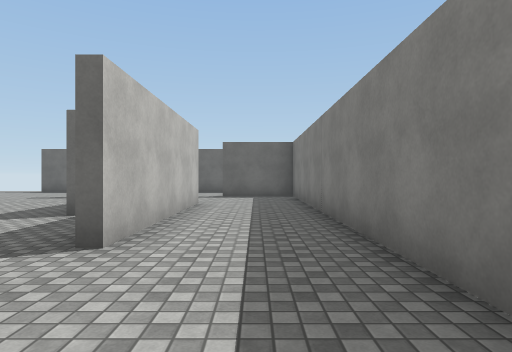
view 1 (above)

16 first-person views from a walk through a 3-D level made in the Unity game engine. The camera is 1.3 m above the floor, looks level and sees 75° across. The floor is counted in squares, 2 m on a side. Each view is taken from the middle of a square. On the plan, view 1 faces up. The plan holds only what a view shows up to about 10 squares ahead; the rest is blank. Surface patterns are stand-ins for the level's own textures.

view 2
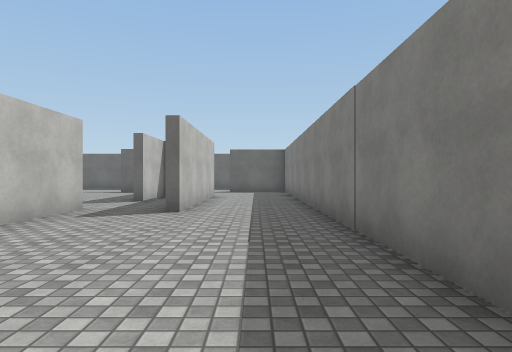

view 3
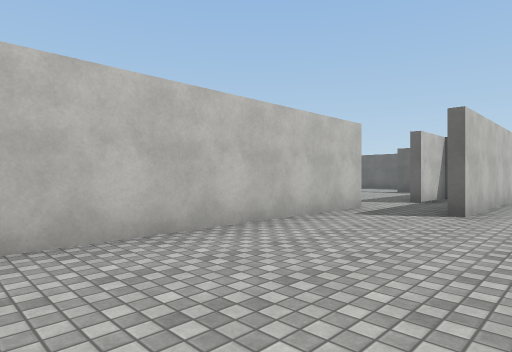

view 4
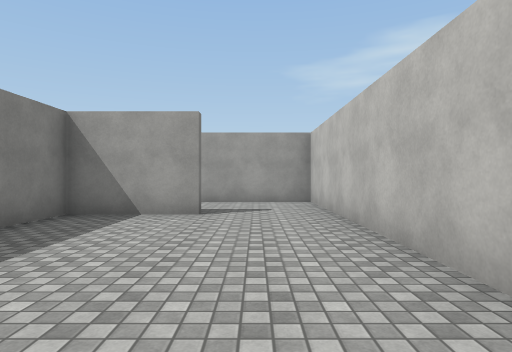

view 5
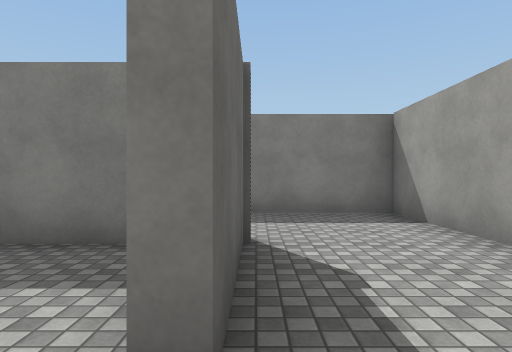

view 6
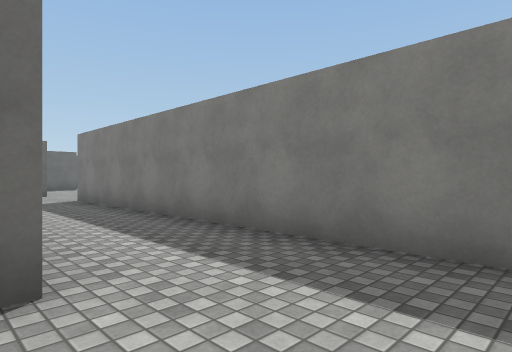

view 7
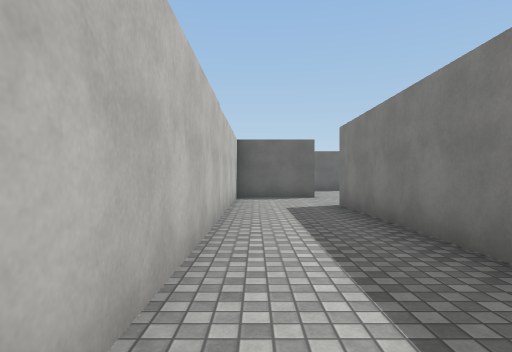

view 8
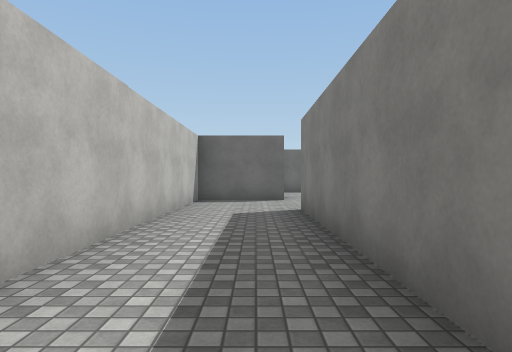

view 9
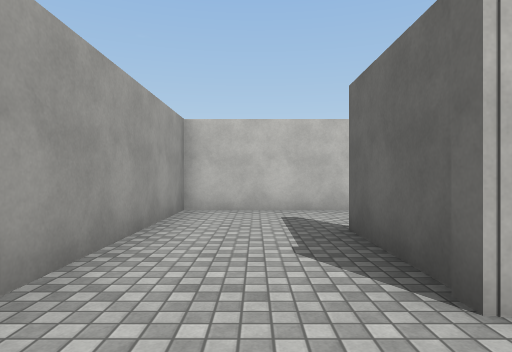

view 10
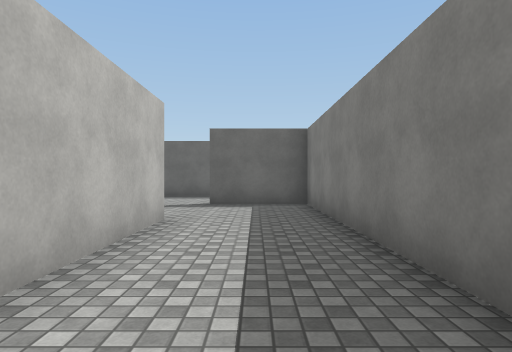

view 11
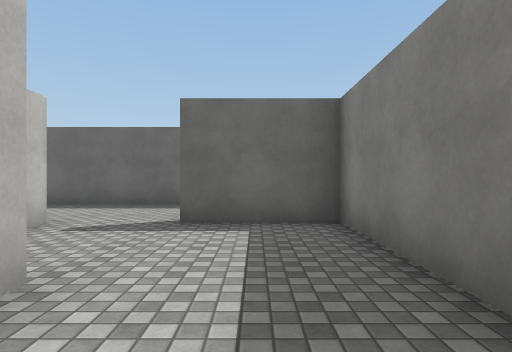

view 12
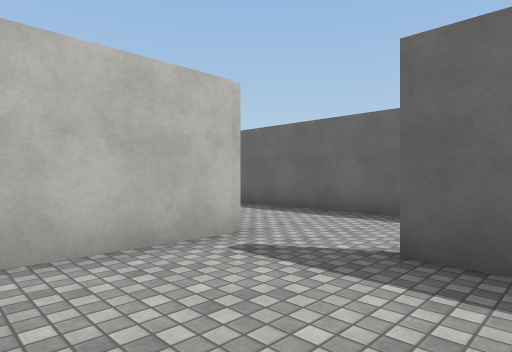

view 13
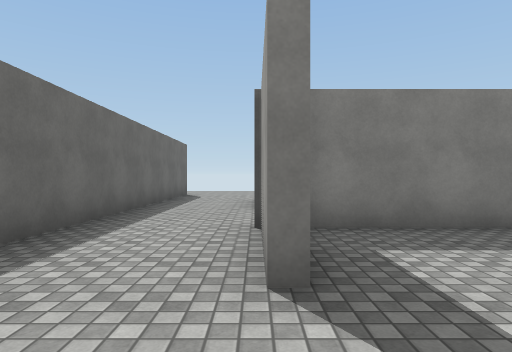

view 14
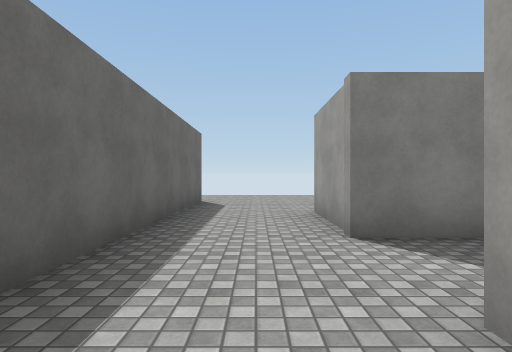

view 15
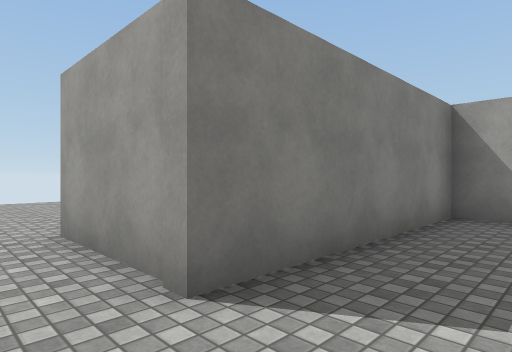

view 16
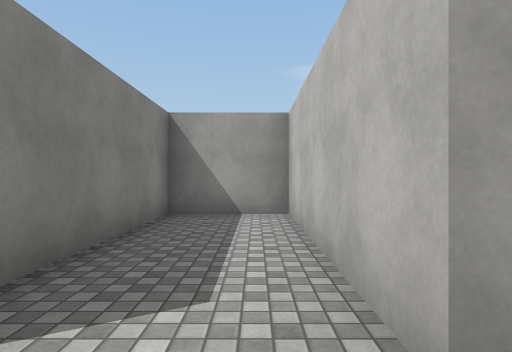

### Floor plan
Points are (right, up) in squares from view 1. A wall is a line through its corners. A room is listed if a view was taken in it or the views show most of it. See-through windows are left out.
Room 1 (views 1, 2, 3, 4, 10, 11, 12)
walls: (-3.4, 2.5) (-3.4, -3.4); (-2.9, 7.4) (-2.9, 5.5); (-1.4, 8) (-1.4, 3); (-1.1, -3.6) (1.2, -3.6) (1.2, 10.7) (-1.1, 10.7); (-2.9, 10.8) (-2.9, 8.4)
ways out: opening at (-2.5, -4) to room 2; opening at (-3, 3) to room 3; opening at (-2, 11) to room 3
Room 2 (views 5, 6, 7, 8, 9)
walls: (-3.4, -3.4) (-3.4, -6.4) (3.9, -6.4) (3.9, 3.5); (3.8, 6) (1.4, 6) (1.4, -3.9) (-1.1, -3.9)
ways out: opening at (-2.5, -4) to room 1; opening at (4, 4.5) to room 3
Room 3 (views 13, 14)
walls: (-3.4, 3.5) (-3.4, 2.5); (-1.1, 11) (1.4, 11); (-1.6, 13.4) (-6, 13.4); (1.6, 13.4) (0.1, 13.4); (8.6, 13.4) (6.6, 13.4)
ways out: opening at (-3, 3) to room 1; opening at (-2, 11) to room 1; opening at (4, 4.5) to room 2; opening at (1, 12) to room 4; opening at (7, 12) to room 4
Room 4 (views 15, 16)
walls: (1.4, 11) (1.4, 6.3) (3.5, 6.3) (3.5, 11) (6, 11); (6.6, 13.4) (1.6, 13.4)
ways out: opening at (1, 12) to room 3; opening at (7, 12) to room 3

Where each view was taken, in squares from view 1:
view 1: 0 up, 0 right, facing up
view 2: 3 down, 0 right, facing up
view 3: 3 down, 0 right, facing up-left
view 4: 2 up, 2 left, facing down
view 5: 4 down, 2 left, facing right
view 6: 6 down, 1 right, facing up-right
view 7: 4 down, 2 right, facing up
view 8: 3 down, 3 right, facing up
view 9: 5 down, 3 right, facing left
view 10: 3 up, 0 right, facing up
view 11: 6 up, 0 right, facing up
view 12: 8 up, 0 right, facing up-left
view 13: 11 up, 3 left, facing right
view 14: 12 up, 0 right, facing right
view 15: 12 up, 2 right, facing down-right
view 16: 12 up, 2 right, facing down
